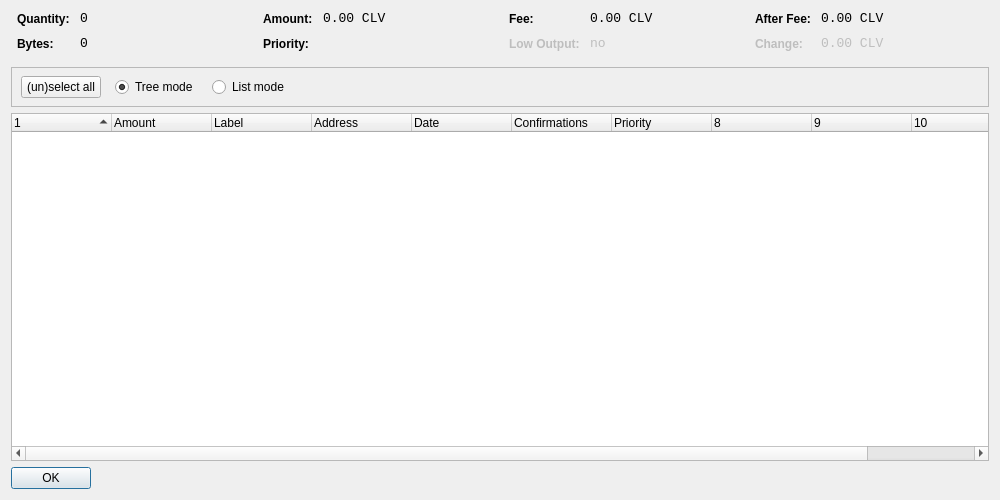
<?xml version="1.0" encoding="UTF-8"?>
<ui version="4.0">
 <class>CoinControlDialog</class>
 <widget class="QDialog" name="CoinControlDialog">
  <property name="geometry">
   <rect>
    <x>0</x>
    <y>0</y>
    <width>1000</width>
    <height>500</height>
   </rect>
  </property>
  <property name="windowTitle">
   <string>Coin Control</string>
  </property>
  <layout class="QVBoxLayout" name="verticalLayout">
   <item>
    <layout class="QHBoxLayout" name="horizontalLayoutTop" stretch="0,0,0,0">
     <property name="topMargin">
      <number>0</number>
     </property>
     <property name="bottomMargin">
      <number>10</number>
     </property>
     <item>
      <layout class="QFormLayout" name="formLayoutCoinControl1">
       <property name="horizontalSpacing">
        <number>10</number>
       </property>
       <property name="verticalSpacing">
        <number>10</number>
       </property>
       <property name="leftMargin">
        <number>6</number>
       </property>
       <property name="rightMargin">
        <number>6</number>
       </property>
       <item row="0" column="0">
        <widget class="QLabel" name="labelCoinControlQuantityText">
         <property name="styleSheet">
          <string notr="true">font-weight:bold;</string>
         </property>
         <property name="text">
          <string>Quantity:</string>
         </property>
        </widget>
       </item>
       <item row="0" column="1">
        <widget class="QLabel" name="labelCoinControlQuantity">
         <property name="font">
          <font>
           <family>Monospace</family>
           <pointsize>10</pointsize>
          </font>
         </property>
         <property name="cursor">
          <cursorShape>IBeamCursor</cursorShape>
         </property>
         <property name="contextMenuPolicy">
          <enum>Qt::ActionsContextMenu</enum>
         </property>
         <property name="text">
          <string notr="true">0</string>
         </property>
         <property name="textInteractionFlags">
          <set>Qt::LinksAccessibleByMouse|Qt::TextSelectableByKeyboard|Qt::TextSelectableByMouse</set>
         </property>
        </widget>
       </item>
       <item row="1" column="0">
        <widget class="QLabel" name="labelCoinControlBytesText">
         <property name="styleSheet">
          <string notr="true">font-weight:bold;</string>
         </property>
         <property name="text">
          <string>Bytes:</string>
         </property>
        </widget>
       </item>
       <item row="1" column="1">
        <widget class="QLabel" name="labelCoinControlBytes">
         <property name="font">
          <font>
           <family>Monospace</family>
           <pointsize>10</pointsize>
          </font>
         </property>
         <property name="cursor">
          <cursorShape>IBeamCursor</cursorShape>
         </property>
         <property name="contextMenuPolicy">
          <enum>Qt::ActionsContextMenu</enum>
         </property>
         <property name="text">
          <string notr="true">0</string>
         </property>
         <property name="textInteractionFlags">
          <set>Qt::LinksAccessibleByMouse|Qt::TextSelectableByKeyboard|Qt::TextSelectableByMouse</set>
         </property>
        </widget>
       </item>
      </layout>
     </item>
     <item>
      <layout class="QFormLayout" name="formLayoutCoinControl2">
       <property name="horizontalSpacing">
        <number>10</number>
       </property>
       <property name="verticalSpacing">
        <number>10</number>
       </property>
       <property name="leftMargin">
        <number>6</number>
       </property>
       <property name="rightMargin">
        <number>6</number>
       </property>
       <item row="0" column="0">
        <widget class="QLabel" name="labelCoinControlAmountText">
         <property name="styleSheet">
          <string notr="true">font-weight:bold;</string>
         </property>
         <property name="text">
          <string>Amount:</string>
         </property>
        </widget>
       </item>
       <item row="0" column="1">
        <widget class="QLabel" name="labelCoinControlAmount">
         <property name="font">
          <font>
           <family>Monospace</family>
           <pointsize>10</pointsize>
          </font>
         </property>
         <property name="cursor">
          <cursorShape>IBeamCursor</cursorShape>
         </property>
         <property name="contextMenuPolicy">
          <enum>Qt::ActionsContextMenu</enum>
         </property>
         <property name="text">
          <string notr="true">0.00 CLV</string>
         </property>
         <property name="textInteractionFlags">
          <set>Qt::LinksAccessibleByMouse|Qt::TextSelectableByKeyboard|Qt::TextSelectableByMouse</set>
         </property>
        </widget>
       </item>
       <item row="1" column="0">
        <widget class="QLabel" name="labelCoinControlPriorityText">
         <property name="styleSheet">
          <string notr="true">font-weight:bold;</string>
         </property>
         <property name="text">
          <string>Priority:</string>
         </property>
        </widget>
       </item>
       <item row="1" column="1">
        <widget class="QLabel" name="labelCoinControlPriority">
         <property name="font">
          <font>
           <family>Monospace</family>
           <pointsize>10</pointsize>
          </font>
         </property>
         <property name="cursor">
          <cursorShape>IBeamCursor</cursorShape>
         </property>
         <property name="contextMenuPolicy">
          <enum>Qt::ActionsContextMenu</enum>
         </property>
         <property name="text">
          <string/>
         </property>
         <property name="textInteractionFlags">
          <set>Qt::LinksAccessibleByMouse|Qt::TextSelectableByKeyboard|Qt::TextSelectableByMouse</set>
         </property>
        </widget>
       </item>
      </layout>
     </item>
     <item>
      <layout class="QFormLayout" name="formLayoutCoinControl3">
       <property name="horizontalSpacing">
        <number>10</number>
       </property>
       <property name="verticalSpacing">
        <number>10</number>
       </property>
       <property name="leftMargin">
        <number>6</number>
       </property>
       <property name="rightMargin">
        <number>6</number>
       </property>
       <item row="0" column="0">
        <widget class="QLabel" name="labelCoinControlFeeText">
         <property name="styleSheet">
          <string notr="true">font-weight:bold;</string>
         </property>
         <property name="text">
          <string>Fee:</string>
         </property>
        </widget>
       </item>
       <item row="0" column="1">
        <widget class="QLabel" name="labelCoinControlFee">
         <property name="font">
          <font>
           <family>Monospace</family>
           <pointsize>10</pointsize>
          </font>
         </property>
         <property name="cursor">
          <cursorShape>IBeamCursor</cursorShape>
         </property>
         <property name="contextMenuPolicy">
          <enum>Qt::ActionsContextMenu</enum>
         </property>
         <property name="text">
          <string notr="true">0.00 CLV</string>
         </property>
         <property name="textInteractionFlags">
          <set>Qt::LinksAccessibleByMouse|Qt::TextSelectableByKeyboard|Qt::TextSelectableByMouse</set>
         </property>
        </widget>
       </item>
       <item row="1" column="0">
        <widget class="QLabel" name="labelCoinControlLowOutputText">
         <property name="enabled">
          <bool>false</bool>
         </property>
         <property name="styleSheet">
          <string notr="true">font-weight:bold;</string>
         </property>
         <property name="text">
          <string>Low Output:</string>
         </property>
        </widget>
       </item>
       <item row="1" column="1">
        <widget class="QLabel" name="labelCoinControlLowOutput">
         <property name="enabled">
          <bool>false</bool>
         </property>
         <property name="font">
          <font>
           <family>Monospace</family>
           <pointsize>10</pointsize>
          </font>
         </property>
         <property name="cursor">
          <cursorShape>IBeamCursor</cursorShape>
         </property>
         <property name="contextMenuPolicy">
          <enum>Qt::ActionsContextMenu</enum>
         </property>
         <property name="text">
          <string notr="true">no</string>
         </property>
         <property name="textInteractionFlags">
          <set>Qt::LinksAccessibleByMouse|Qt::TextSelectableByKeyboard|Qt::TextSelectableByMouse</set>
         </property>
        </widget>
       </item>
      </layout>
     </item>
     <item>
      <layout class="QFormLayout" name="formLayoutCoinControl4">
       <property name="horizontalSpacing">
        <number>10</number>
       </property>
       <property name="verticalSpacing">
        <number>10</number>
       </property>
       <property name="leftMargin">
        <number>6</number>
       </property>
       <property name="rightMargin">
        <number>6</number>
       </property>
       <item row="0" column="0">
        <widget class="QLabel" name="labelCoinControlAfterFeeText">
         <property name="styleSheet">
          <string notr="true">font-weight:bold;</string>
         </property>
         <property name="text">
          <string>After Fee:</string>
         </property>
        </widget>
       </item>
       <item row="0" column="1">
        <widget class="QLabel" name="labelCoinControlAfterFee">
         <property name="font">
          <font>
           <family>Monospace</family>
           <pointsize>10</pointsize>
          </font>
         </property>
         <property name="cursor">
          <cursorShape>IBeamCursor</cursorShape>
         </property>
         <property name="contextMenuPolicy">
          <enum>Qt::ActionsContextMenu</enum>
         </property>
         <property name="text">
          <string notr="true">0.00 CLV</string>
         </property>
         <property name="textInteractionFlags">
          <set>Qt::LinksAccessibleByMouse|Qt::TextSelectableByKeyboard|Qt::TextSelectableByMouse</set>
         </property>
        </widget>
       </item>
       <item row="1" column="0">
        <widget class="QLabel" name="labelCoinControlChangeText">
         <property name="enabled">
          <bool>false</bool>
         </property>
         <property name="styleSheet">
          <string notr="true">font-weight:bold;</string>
         </property>
         <property name="text">
          <string>Change:</string>
         </property>
        </widget>
       </item>
       <item row="1" column="1">
        <widget class="QLabel" name="labelCoinControlChange">
         <property name="enabled">
          <bool>false</bool>
         </property>
         <property name="font">
          <font>
           <family>Monospace</family>
           <pointsize>10</pointsize>
          </font>
         </property>
         <property name="cursor">
          <cursorShape>IBeamCursor</cursorShape>
         </property>
         <property name="contextMenuPolicy">
          <enum>Qt::ActionsContextMenu</enum>
         </property>
         <property name="text">
          <string notr="true">0.00 CLV</string>
         </property>
         <property name="textInteractionFlags">
          <set>Qt::LinksAccessibleByMouse|Qt::TextSelectableByKeyboard|Qt::TextSelectableByMouse</set>
         </property>
        </widget>
       </item>
      </layout>
     </item>
    </layout>
   </item>
   <item>
    <widget class="QFrame" name="frame">
     <property name="minimumSize">
      <size>
       <width>0</width>
       <height>40</height>
      </size>
     </property>
     <property name="frameShape">
      <enum>QFrame::StyledPanel</enum>
     </property>
     <property name="frameShadow">
      <enum>QFrame::Sunken</enum>
     </property>
     <widget class="QWidget" name="horizontalLayoutWidget">
      <property name="geometry">
       <rect>
        <x>10</x>
        <y>0</y>
        <width>781</width>
        <height>41</height>
       </rect>
      </property>
      <layout class="QHBoxLayout" name="horizontalLayoutPanel" stretch="0,0,0,0,0">
       <property name="spacing">
        <number>14</number>
       </property>
       <item>
        <widget class="QPushButton" name="pushButtonSelectAll">
         <property name="sizePolicy">
          <sizepolicy hsizetype="Maximum" vsizetype="Fixed">
           <horstretch>0</horstretch>
           <verstretch>0</verstretch>
          </sizepolicy>
         </property>
         <property name="text">
          <string>(un)select all</string>
         </property>
        </widget>
       </item>
       <item>
        <widget class="QRadioButton" name="radioTreeMode">
         <property name="sizePolicy">
          <sizepolicy hsizetype="Maximum" vsizetype="Fixed">
           <horstretch>0</horstretch>
           <verstretch>0</verstretch>
          </sizepolicy>
         </property>
         <property name="text">
          <string>Tree mode</string>
         </property>
         <property name="checked">
          <bool>true</bool>
         </property>
        </widget>
       </item>
       <item>
        <widget class="QRadioButton" name="radioListMode">
         <property name="sizePolicy">
          <sizepolicy hsizetype="Maximum" vsizetype="Fixed">
           <horstretch>0</horstretch>
           <verstretch>0</verstretch>
          </sizepolicy>
         </property>
         <property name="text">
          <string>List mode</string>
         </property>
        </widget>
       </item>
       <item>
        <spacer name="horizontalSpacer">
         <property name="orientation">
          <enum>Qt::Horizontal</enum>
         </property>
         <property name="sizeHint" stdset="0">
          <size>
           <width>40</width>
           <height>20</height>
          </size>
         </property>
        </spacer>
       </item>
      </layout>
     </widget>
    </widget>
   </item>
   <item>
    <widget class="CoinControlTreeWidget" name="treeWidget">
     <property name="contextMenuPolicy">
      <enum>Qt::CustomContextMenu</enum>
     </property>
     <property name="sortingEnabled">
      <bool>false</bool>
     </property>
     <property name="columnCount">
      <number>11</number>
     </property>
     <attribute name="headerShowSortIndicator" stdset="0">
      <bool>true</bool>
     </attribute>
     <attribute name="headerStretchLastSection">
      <bool>false</bool>
     </attribute>
     <column>
      <property name="text">
       <string/>
      </property>
     </column>
     <column>
      <property name="text">
       <string>Amount</string>
      </property>
     </column>
     <column>
      <property name="text">
       <string>Label</string>
      </property>
     </column>
     <column>
      <property name="text">
       <string>Address</string>
      </property>
     </column>
     <column>
      <property name="text">
       <string>Date</string>
      </property>
     </column>
     <column>
      <property name="text">
       <string>Confirmations</string>
      </property>
      <property name="toolTip">
       <string>Confirmed</string>
      </property>
     </column>
     <column>
      <property name="text">
       <string>Priority</string>
      </property>
     </column>
     <column>
      <property name="text">
       <string/>
      </property>
     </column>
     <column>
      <property name="text">
       <string/>
      </property>
     </column>
     <column>
      <property name="text">
       <string/>
      </property>
     </column>
     <column>
      <property name="text">
       <string/>
      </property>
     </column>
    </widget>
   </item>
   <item>
    <widget class="QDialogButtonBox" name="buttonBox">
     <property name="sizePolicy">
      <sizepolicy hsizetype="Maximum" vsizetype="Fixed">
       <horstretch>0</horstretch>
       <verstretch>0</verstretch>
      </sizepolicy>
     </property>
     <property name="orientation">
      <enum>Qt::Horizontal</enum>
     </property>
     <property name="standardButtons">
      <set>QDialogButtonBox::Ok</set>
     </property>
    </widget>
   </item>
  </layout>
 </widget>
 <customwidgets>
  <customwidget>
   <class>CoinControlTreeWidget</class>
   <extends>QTreeWidget</extends>
   <header>coincontroltreewidget.h</header>
  </customwidget>
 </customwidgets>
 <resources/>
 <connections/>
</ui>
